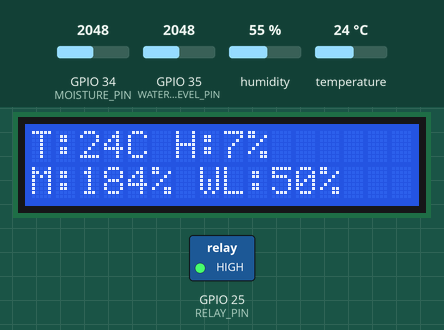
Recording of a sketch running on a simulated ESP32. On the bench: 16×2 character LCD, switched loads named in the sketch (green lamp = pin HIGH). The test bench sets the inputs (shaded band); at power-on: humidity 55 %, GPIO 35 (WATER_LEVEL_PIN) = 2048, GPIO 34 (MOISTURE_PIN) = 2048, temperature 24 °C. WiFi joins after 1.5 s; servers stay silent unless stated; uploads are accepted with an empty reply; what the sketch prints to the serial monitor is not drawn.

Above: at 4.6 s.
4.7 s: humidity set to 22 %
At 6.9 s:
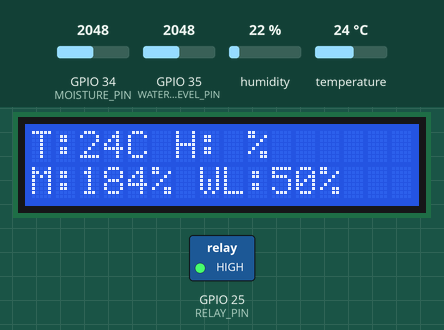
7.4 s: humidity set to 40 %
At 8.7 s:
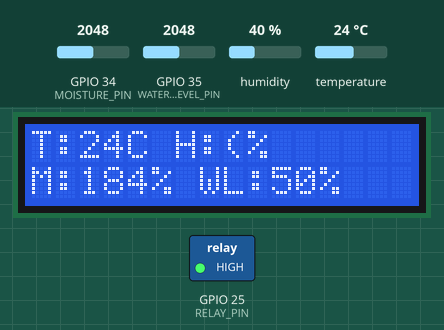
9.9 s: GPIO 35 (WATER_LEVEL_PIN) set to 1694
At 11.8 s:
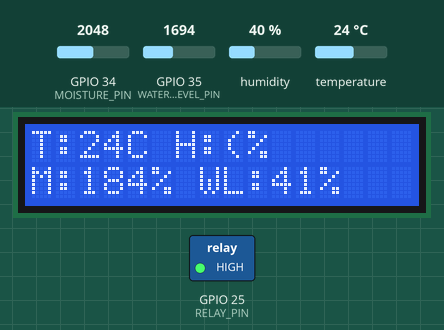
12.4 s: GPIO 35 (WATER_LEVEL_PIN) set to 1595
At 14.6 s:
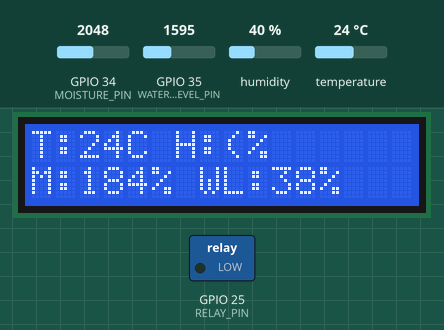
14.9 s: humidity set to 68 %
At 16.6 s:
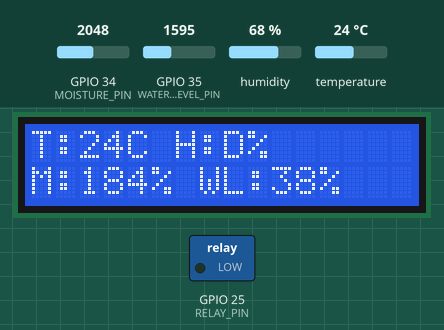
17.4 s: humidity set to 88 %
At 19.7 s:
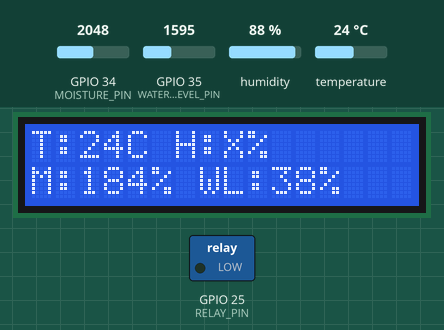
Timing chart, 0 to 21.2 s (numbered marks = the images above; inputs shaded):
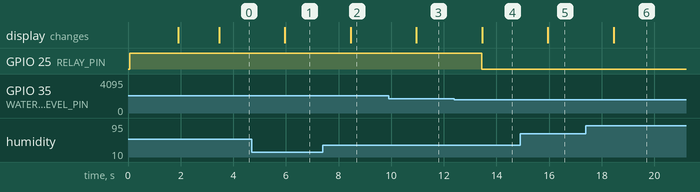

Measured:
- the behaviour switches between 1638 and 1637 on GPIO 35 (WATER_LEVEL_PIN) (found by bisection; images 3 and 4)
- after the input at 4.7 s, the display: changes after 1.3 s (image 1)
- after the input at 7.4 s, the display: changes after 1.1 s (image 2)
- after the input at 9.9 s, the display: changes after 1.1 s (image 3)
- after the input at 12.4 s, GPIO 25 (RELAY_PIN): HIGH → LOW after 1.0 s; the display: changes after 1.1 s (image 4)
- after the input at 14.9 s, the display: changes after 1.1 s (image 5)
- after the input at 17.4 s, the display: changes after 1.1 s (image 6)

The sketch:

smart_irrigation_kit_code_1__1_.ino
```cpp
#include "DHT.h"
#include <Wire.h>
#include <LiquidCrystal_I2C.h>
#include <WiFi.h>
#include <HTTPClient.h>
#define BLYNK_PRINT Serial
// ********* BLYNK *********
#define BLYNK_TEMPLATE_ID "TMPL3KVYYtmph"
#define BLYNK_TEMPLATE_NAME "smart irrigation"
#define BLYNK_AUTH_TOKEN "6z_CbfYMGnPEs1DmejAZJCZY5lSeZ2Ob"

#include <BlynkSimpleEsp32.h>
// ****************************************************

#define DHTPIN 5
#define DHTTYPE DHT11
#define MOISTURE_PIN 34
#define WATER_LEVEL_PIN 35

// ********* RELAY *********
#define RELAY_PIN 25
// ****************************************************

DHT dht(DHTPIN, DHTTYPE);
LiquidCrystal_I2C lcd(0x27, 16, 2);

const char* auth ="6z_CbfYMGnPEs1DmejAZJCZY5lSeZ2Ob";
const char* ssid = "Kruthika";
const char* password = "kruthikamgowda";

String serverURL = "https://aislyntech.com/Api/z-update.php?";
// Example: https://aislyntech.com/Api/z-update.php?moisture=10&temperature=20&humidity=30&waterlevel=40&id=1


void setup() {
  Serial.begin(115200);
  dht.begin();
  lcd.init();
  lcd.backlight();

  // ********* RELAY SETUP *********
  pinMode(RELAY_PIN, OUTPUT);
  digitalWrite(RELAY_PIN, HIGH);  // Relay OFF (active LOW)
  // ****************************************************

  // ********* BLYNK START *********
  Blynk.begin(auth, ssid, password);
  // ****************************************************

  lcd.setCursor(0, 0);
  lcd.print("Connecting WiFi");
  WiFi.begin(ssid, password);
  while (WiFi.status() != WL_CONNECTED) {
    lcd.setCursor(0, 1);
    lcd.print(".");
    delay(500);
    Serial.print(".");
  }

  lcd.clear();
  lcd.setCursor(0, 0);
  lcd.print("WiFi Connected");
  delay(1500);
  lcd.clear();
}


void loop() {
  Blynk.run();

  // Read sensors
  int temperature = dht.readTemperature();
  int humidity = dht.readHumidity();
  int moistureValue = analogRead(MOISTURE_PIN);
  int waterValue = analogRead(WATER_LEVEL_PIN);

  // Convert analog values to %
  int moisturePercent = map(moistureValue, 4095, 0, 0, 370);
  int waterPercent = map(waterValue, 0, 4095, 0, 100);

  // Display on LCD
  lcd.clear();
  lcd.setCursor(0, 0);
  lcd.print("T:");
  lcd.print(temperature, 1);
  lcd.print("C H:");
  lcd.print(humidity, 0);
  lcd.print("%");

  lcd.setCursor(0, 1);
  lcd.print("M:");
  lcd.print(moisturePercent);
  lcd.print("% WL:");
  lcd.print(waterPercent);
  lcd.print("%");

  // Debug output
  Serial.print("Temperature: "); Serial.print(temperature);
  Serial.print(" °C, Humidity: "); Serial.print(humidity);
  Serial.print(" %, Moisture: "); Serial.print(moisturePercent);
  Serial.print(" %, Water Level: "); Serial.print(waterPercent);
  Serial.println(" %");


  // ************ SIMPLE RELAY CONTROL + LOG EVENTS ************
  if ((moisturePercent < 40 && moisturePercent != 0) || (waterPercent < 40 && waterPercent != 0)) {

    digitalWrite(RELAY_PIN, LOW);   // Pump ON


    Blynk.logEvent("alert", "Pump Turned ON");

    Serial.println("PUMP ON");
  }
  else {

    digitalWrite(RELAY_PIN, HIGH);  // Pump OFF


    Blynk.logEvent("alert", "Pump Turned OFF");

    Serial.println("PUMP OFF");
  }
  // ***********************************************************


  // ************ SEND SENSOR DATA TO BLYNK ************
  Blynk.virtualWrite(V0, temperature);
  Blynk.virtualWrite(V1, humidity);
  Blynk.virtualWrite(V2, moisturePercent);
  Blynk.virtualWrite(V3, waterPercent);
  // ****************************************************


  // ************ SEND TO SERVER ************
  if (WiFi.status() == WL_CONNECTED) {
    HTTPClient http;

    String url = serverURL +
                 "moisture=" + String(moisturePercent) +
                 "&temperature=" + String(temperature) +
                 "&humidity=" + String(humidity) +
                 "&waterlevel=" + String(waterPercent) +
                 "&id=1";

    Serial.println("Request URL: " + url);

    http.begin(url);
    int httpResponseCode = http.GET();

    if (httpResponseCode > 0) {
      Serial.print("HTTP Response Code: ");
      Serial.println(httpResponseCode);
      String response = http.getString();
      Serial.print("Server Response: ");
      Serial.println(response);
    } else {
      Serial.print("Error sending request: ");
      Serial.println(httpResponseCode);
    }

    http.end();
  }
  else {
    lcd.clear();
    lcd.setCursor(0, 0);
    lcd.print("WiFi Disconnected");
    Serial.println("WiFi not connected");
  }


  delay(1000);
}
```
